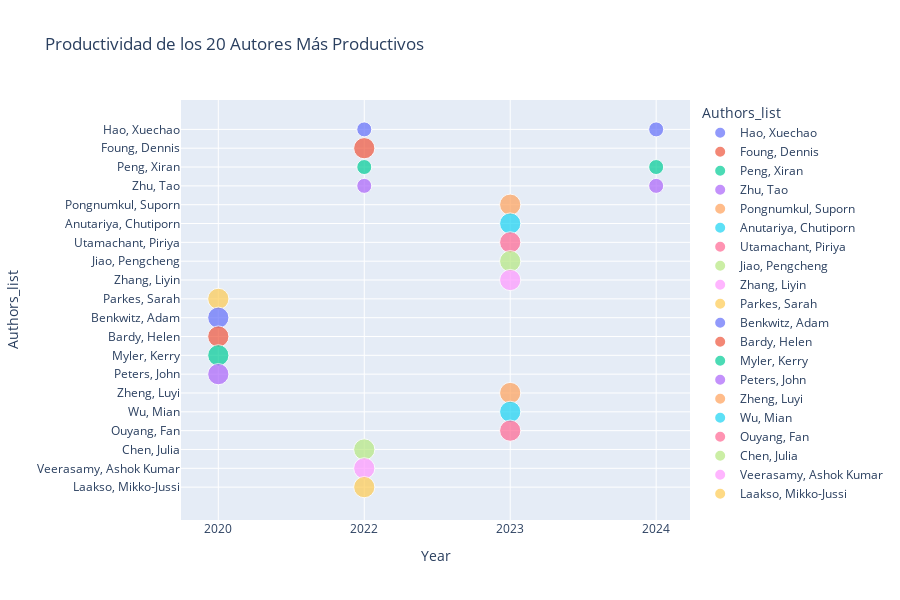

The notebook cell saved with this chart:
### Markdown cell above
## Análisis de autores

### Code cell
eda_bib.top_authors_chart(df)

### Figure 1 — Plotly figure (JSON) as saved in the notebook; plotly's stock layout.template omitted (floating-point values rounded to 4 significant figures)
{"data": [{"hovertemplate": "<b>%{hovertext}</b><br><br>Authors_list=%{y}<br>Year=%{x}<br>Publications=%{marker.size}<extra></extra>", "hovertext": ["Hao, Xuechao", "Hao, Xuechao"], "legendgroup": "Hao, Xuechao", "marker": {"color": "#636efa", "size": [1, 1], "sizemode": "area", "sizeref": 0.008889, "symbol": "circle"}, "mode": "markers", "name": "Hao, Xuechao", "orientation": "v", "showlegend": true, "type": "scatter", "x": [2022, 2024], "xaxis": "x", "y": ["Hao, Xuechao", "Hao, Xuechao"], "yaxis": "y"}, {"hovertemplate": "<b>%{hovertext}</b><br><br>Authors_list=%{y}<br>Year=%{x}<br>Publications=%{marker.size}<extra></extra>", "hovertext": ["Foung, Dennis"], "legendgroup": "Foung, Dennis", "marker": {"color": "#EF553B", "size": [2], "sizemode": "area", "sizeref": 0.008889, "symbol": "circle"}, "mode": "markers", "name": "Foung, Dennis", "orientation": "v", "showlegend": true, "type": "scatter", "x": [2022], "xaxis": "x", "y": ["Foung, Dennis"], "yaxis": "y"}, {"hovertemplate": "<b>%{hovertext}</b><br><br>Authors_list=%{y}<br>Year=%{x}<br>Publications=%{marker.size}<extra></extra>", "hovertext": ["Peng, Xiran", "Peng, Xiran"], "legendgroup": "Peng, Xiran", "marker": {"color": "#00cc96", "size": [1, 1], "sizemode": "area", "sizeref": 0.008889, "symbol": "circle"}, "mode": "markers", "name": "Peng, Xiran", "orientation": "v", "showlegend": true, "type": "scatter", "x": [2022, 2024], "xaxis": "x", "y": ["Peng, Xiran", "Peng, Xiran"], "yaxis": "y"}, {"hovertemplate": "<b>%{hovertext}</b><br><br>Authors_list=%{y}<br>Year=%{x}<br>Publications=%{marker.size}<extra></extra>", "hovertext": ["Zhu, Tao", "Zhu, Tao"], "legendgroup": "Zhu, Tao", "marker": {"color": "#ab63fa", "size": [1, 1], "sizemode": "area", "sizeref": 0.008889, "symbol": "circle"}, "mode": "markers", "name": "Zhu, Tao", "orientation": "v", "showlegend": true, "type": "scatter", "x": [2022, 2024], "xaxis": "x", "y": ["Zhu, Tao", "Zhu, Tao"], "yaxis": "y"}, {"hovertemplate": "<b>%{hovertext}</b><br><br>Authors_list=%{y}<br>Year=%{x}<br>Publications=%{marker.size}<extra></extra>", "hovertext": ["Pongnumkul, Suporn"], "legendgroup": "Pongnumkul, Suporn", "marker": {"color": "#FFA15A", "size": [2], "sizemode": "area", "sizeref": 0.008889, "symbol": "circle"}, "mode": "markers", "name": "Pongnumkul, Suporn", "orientation": "v", "showlegend": true, "type": "scatter", "x": [2023], "xaxis": "x", "y": ["Pongnumkul, Suporn"], "yaxis": "y"}, {"hovertemplate": "<b>%{hovertext}</b><br><br>Authors_list=%{y}<br>Year=%{x}<br>Publications=%{marker.size}<extra></extra>", "hovertext": ["Anutariya, Chutiporn"], "legendgroup": "Anutariya, Chutiporn", "marker": {"color": "#19d3f3", "size": [2], "sizemode": "area", "sizeref": 0.008889, "symbol": "circle"}, "mode": "markers", "name": "Anutariya, Chutiporn", "orientation": "v", "showlegend": true, "type": "scatter", "x": [2023], "xaxis": "x", "y": ["Anutariya, Chutiporn"], "yaxis": "y"}, {"hovertemplate": "<b>%{hovertext}</b><br><br>Authors_list=%{y}<br>Year=%{x}<br>Publications=%{marker.size}<extra></extra>", "hovertext": ["Utamachant, Piriya"], "legendgroup": "Utamachant, Piriya", "marker": {"color": "#FF6692", "size": [2], "sizemode": "area", "sizeref": 0.008889, "symbol": "circle"}, "mode": "markers", "name": "Utamachant, Piriya", "orientation": "v", "showlegend": true, "type": "scatter", "x": [2023], "xaxis": "x", "y": ["Utamachant, Piriya"], "yaxis": "y"}, {"hovertemplate": "<b>%{hovertext}</b><br><br>Authors_list=%{y}<br>Year=%{x}<br>Publications=%{marker.size}<extra></extra>", "hovertext": ["Jiao, Pengcheng"], "legendgroup": "Jiao, Pengcheng", "marker": {"color": "#B6E880", "size": [2], "sizemode": "area", "sizeref": 0.008889, "symbol": "circle"}, "mode": "markers", "name": "Jiao, Pengcheng", "orientation": "v", "showlegend": true, "type": "scatter", "x": [2023], "xaxis": "x", "y": ["Jiao, Pengcheng"], "yaxis": "y"}, {"hovertemplate": "<b>%{hovertext}</b><br><br>Authors_list=%{y}<br>Year=%{x}<br>Publications=%{marker.size}<extra></extra>", "hovertext": ["Zhang, Liyin"], "legendgroup": "Zhang, Liyin", "marker": {"color": "#FF97FF", "size": [2], "sizemode": "area", "sizeref": 0.008889, "symbol": "circle"}, "mode": "markers", "name": "Zhang, Liyin", "orientation": "v", "showlegend": true, "type": "scatter", "x": [2023], "xaxis": "x", "y": ["Zhang, Liyin"], "yaxis": "y"}, {"hovertemplate": "<b>%{hovertext}</b><br><br>Authors_list=%{y}<br>Year=%{x}<br>Publications=%{marker.size}<extra></extra>", "hovertext": ["Parkes, Sarah"], "legendgroup": "Parkes, Sarah", "marker": {"color": "#FECB52", "size": [2], "sizemode": "area", "sizeref": 0.008889, "symbol": "circle"}, "mode": "markers", "name": "Parkes, Sarah", "orientation": "v", "showlegend": true, "type": "scatter", "x": [2020], "xaxis": "x", "y": ["Parkes, Sarah"], "yaxis": "y"}, {"hovertemplate": "<b>%{hovertext}</b><br><br>Authors_list=%{y}<br>Year=%{x}<br>Publications=%{marker.size}<extra></extra>", "hovertext": ["Benkwitz, Adam"], "legendgroup": "Benkwitz, Adam", "marker": {"color": "#636efa", "size": [2], "sizemode": "area", "sizeref": 0.008889, "symbol": "circle"}, "mode": "markers", "name": "Benkwitz, Adam", "orientation": "v", "showlegend": true, "type": "scatter", "x": [2020], "xaxis": "x", "y": ["Benkwitz, Adam"], "yaxis": "y"}, {"hovertemplate": "<b>%{hovertext}</b><br><br>Authors_list=%{y}<br>Year=%{x}<br>Publications=%{marker.size}<extra></extra>", "hovertext": ["Bardy, Helen"], "legendgroup": "Bardy, Helen", "marker": {"color": "#EF553B", "size": [2], "sizemode": "area", "sizeref": 0.008889, "symbol": "circle"}, "mode": "markers", "name": "Bardy, Helen", "orientation": "v", "showlegend": true, "type": "scatter", "x": [2020], "xaxis": "x", "y": ["Bardy, Helen"], "yaxis": "y"}, {"hovertemplate": "<b>%{hovertext}</b><br><br>Authors_list=%{y}<br>Year=%{x}<br>Publications=%{marker.size}<extra></extra>", "hovertext": ["Myler, Kerry"], "legendgroup": "Myler, Kerry", "marker": {"color": "#00cc96", "size": [2], "sizemode": "area", "sizeref": 0.008889, "symbol": "circle"}, "mode": "markers", "name": "Myler, Kerry", "orientation": "v", "showlegend": true, "type": "scatter", "x": [2020], "xaxis": "x", "y": ["Myler, Kerry"], "yaxis": "y"}, {"hovertemplate": "<b>%{hovertext}</b><br><br>Authors_list=%{y}<br>Year=%{x}<br>Publications=%{marker.size}<extra></extra>", "hovertext": ["Peters, John"], "legendgroup": "Peters, John", "marker": {"color": "#ab63fa", "size": [2], "sizemode": "area", "sizeref": 0.008889, "symbol": "circle"}, "mode": "markers", "name": "Peters, John", "orientation": "v", "showlegend": true, "type": "scatter", "x": [2020], "xaxis": "x", "y": ["Peters, John"], "yaxis": "y"}, {"hovertemplate": "<b>%{hovertext}</b><br><br>Authors_list=%{y}<br>Year=%{x}<br>Publications=%{marker.size}<extra></extra>", "hovertext": ["Zheng, Luyi"], "legendgroup": "Zheng, Luyi", "marker": {"color": "#FFA15A", "size": [2], "sizemode": "area", "sizeref": 0.008889, "symbol": "circle"}, "mode": "markers", "name": "Zheng, Luyi", "orientation": "v", "showlegend": true, "type": "scatter", "x": [2023], "xaxis": "x", "y": ["Zheng, Luyi"], "yaxis": "y"}, {"hovertemplate": "<b>%{hovertext}</b><br><br>Authors_list=%{y}<br>Year=%{x}<br>Publications=%{marker.size}<extra></extra>", "hovertext": ["Wu, Mian"], "legendgroup": "Wu, Mian", "marker": {"color": "#19d3f3", "size": [2], "sizemode": "area", "sizeref": 0.008889, "symbol": "circle"}, "mode": "markers", "name": "Wu, Mian", "orientation": "v", "showlegend": true, "type": "scatter", "x": [2023], "xaxis": "x", "y": ["Wu, Mian"], "yaxis": "y"}, {"hovertemplate": "<b>%{hovertext}</b><br><br>Authors_list=%{y}<br>Year=%{x}<br>Publications=%{marker.size}<extra></extra>", "hovertext": ["Ouyang, Fan"], "legendgroup": "Ouyang, Fan", "marker": {"color": "#FF6692", "size": [2], "sizemode": "area", "sizeref": 0.008889, "symbol": "circle"}, "mode": "markers", "name": "Ouyang, Fan", "orientation": "v", "showlegend": true, "type": "scatter", "x": [2023], "xaxis": "x", "y": ["Ouyang, Fan"], "yaxis": "y"}, {"hovertemplate": "<b>%{hovertext}</b><br><br>Authors_list=%{y}<br>Year=%{x}<br>Publications=%{marker.size}<extra></extra>", "hovertext": ["Chen, Julia"], "legendgroup": "Chen, Julia", "marker": {"color": "#B6E880", "size": [2], "sizemode": "area", "sizeref": 0.008889, "symbol": "circle"}, "mode": "markers", "name": "Chen, Julia", "orientation": "v", "showlegend": true, "type": "scatter", "x": [2022], "xaxis": "x", "y": ["Chen, Julia"], "yaxis": "y"}, {"hovertemplate": "<b>%{hovertext}</b><br><br>Authors_list=%{y}<br>Year=%{x}<br>Publications=%{marker.size}<extra></extra>", "hovertext": ["Veerasamy, Ashok Kumar"], "legendgroup": "Veerasamy, Ashok Kumar", "marker": {"color": "#FF97FF", "size": [2], "sizemode": "area", "sizeref": 0.008889, "symbol": "circle"}, "mode": "markers", "name": "Veerasamy, Ashok Kumar", "orientation": "v", "showlegend": true, "type": "scatter", "x": [2022], "xaxis": "x", "y": ["Veerasamy, Ashok Kumar"], "yaxis": "y"}, {"hovertemplate": "<b>%{hovertext}</b><br><br>Authors_list=%{y}<br>Year=%{x}<br>Publications=%{marker.size}<extra></extra>", "hovertext": ["Laakso, Mikko-Jussi"], "legendgroup": "Laakso, Mikko-Jussi", "marker": {"color": "#FECB52", "size": [2], "sizemode": "area", "sizeref": 0.008889, "symbol": "circle"}, "mode": "markers", "name": "Laakso, Mikko-Jussi", "orientation": "v", "showlegend": true, "type": "scatter", "x": [2022], "xaxis": "x", "y": ["Laakso, Mikko-Jussi"], "yaxis": "y"}], "layout": {"height": 600, "legend": {"itemsizing": "constant", "title": {"text": "Authors_list"}, "tracegroupgap": 0}, "title": {"text": "Productividad de los 20 Autores Más Productivos"}, "xaxis": {"anchor": "y", "categoryorder": "category ascending", "domain": [0, 1], "title": {"text": "Year"}, "type": "category"}, "yaxis": {"anchor": "x", "categoryarray": ["Laakso, Mikko-Jussi", "Veerasamy, Ashok Kumar", "Chen, Julia", "Ouyang, Fan", "Wu, Mian", "Zheng, Luyi", "Peters, John", "Myler, Kerry", "Bardy, Helen", "Benkwitz, Adam", "Parkes, Sarah", "Zhang, Liyin", "Jiao, Pengcheng", "Utamachant, Piriya", "Anutariya, Chutiporn", "Pongnumkul, Suporn", "Zhu, Tao", "Peng, Xiran", "Foung, Dennis", "Hao, Xuechao"], "categoryorder": "array", "domain": [0, 1], "tickmode": "linear", "title": {"text": "Authors_list"}}}}
